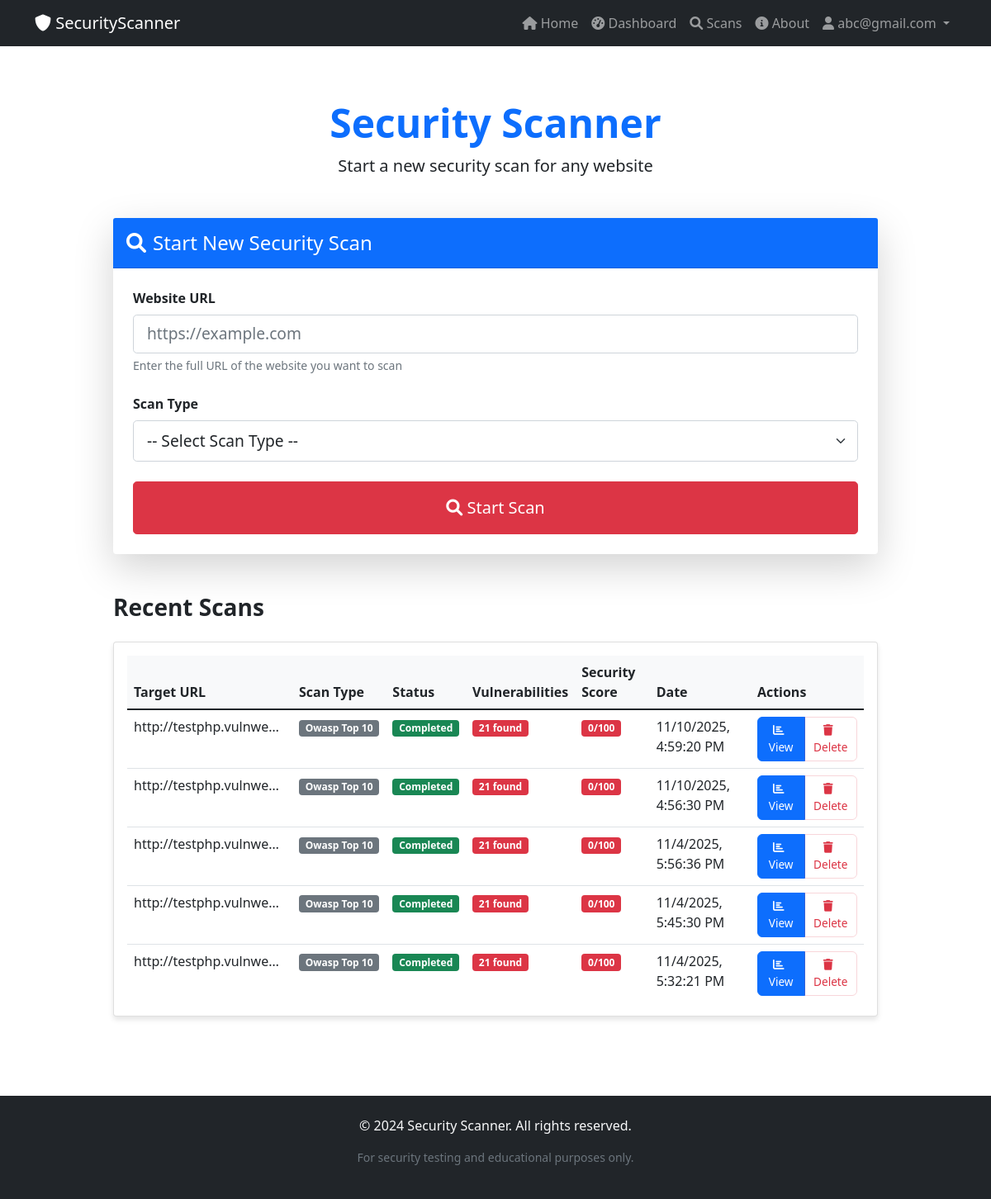
Screenshot of /scans (signed in) with the database file from the repository.
### models.py (models this page shows, shortened)
class User(UserMixin, db.Model):
    __tablename__ = 'users'
    id = db.Column(db.Integer, primary_key=True)
    email = db.Column(db.String(100), unique=True, nullable=False, index=True)
    password_hash = db.Column(db.String(128), nullable=False)
    created_at = db.Column(db.DateTime, default=datetime.utcnow)
    is_active = db.Column(db.Boolean, default=True)
    scans = db.relationship('Scan', backref='user', lazy='dynamic', cascade='all, delete-orphan')

class Scan(db.Model):
    __tablename__ = 'scans'
    id = db.Column(db.Integer, primary_key=True)
    user_id = db.Column(db.Integer, db.ForeignKey('users.id'), nullable=False)
    target_url = db.Column(db.String(500), nullable=False)
    scan_type = db.Column(db.String(50), nullable=False)
    status = db.Column(db.String(20), default='pending', index=True)
    results = db.Column(db.Text)  # JSON stored as text
    vulnerabilities_count = db.Column(db.Integer, default=0)
    security_score = db.Column(db.Integer, default=100)
    created_at = db.Column(db.DateTime, default=datetime.utcnow, index=True)
    started_at = db.Column(db.DateTime)
    completed_at = db.Column(db.DateTime)
    error_message = db.Column(db.Text)
    vulnerabilities = db.relationship('Vulnerability', backref='scan', lazy='dynamic', cascade='all, delete-orphan')

### app.py (the view)
    @app.route('/scans')
    @login_required
    def scans_page():
        scans = Scan.query.filter(Scan.user_id == current_user.id, Scan.status != 'discarded').order_by(Scan.created_at.desc()).limit(10).all()
        return render_template('scan.html', scans=scans)

### auth.py (called while the page is built)
@login_manager.user_loader
def load_user(user_id):
    return User.query.get(int(user_id))

### templates/scan.html (shortened to what this page needs)
{% extends "base.html" %}
{% block content %}
<div class="container py-5">
    <div class="row">
        <div class="col-lg-10 mx-auto">
            <div class="text-center mb-5">
                <h1 class="display-5 fw-bold text-primary">Security Scanner</h1>
                <p class="lead">Start a new security scan for any website</p>
            </div>
            <div class="card shadow-lg border-0 mb-4">
                <div class="card-header bg-primary text-white py-3">
                    <h4 class="mb-0"><i class="fas fa-search me-2"></i>Start New Security Scan</h4>
                </div>
                <div class="card-body p-4">
                    <form id="scanForm" method="POST" action="{{ url_for('start_scan') }}">
                        <div class="mb-4">
                            <label for="target_url" class="form-label fw-bold">Website URL</label>
                            <input type="url" class="form-control form-control-lg"
                                   id="target_url" name="target_url"
                                   placeholder="https://example.com" required>
                            <div class="form-text">Enter the full URL of the website you want to scan</div>
                        </div>
                        <div class="mb-4">
                            <label for="scan_type" class="form-label fw-bold">Scan Type</label>
                            <select class="form-select form-select-lg" id="scan_type" name="scan_type" required>
                                <option value="">-- Select Scan Type --</option>
                            </select>
                        </div>
                        <div class="d-grid">
                            <button type="submit" class="btn btn-danger btn-lg py-3" id="scanButton">
                            </button>
                        </div>
                    </form>
                </div>
            </div>
            {% if scans %}
            <div class="mt-5">
                <h3 class="fw-bold mb-4">Recent Scans</h3>
                <div class="card">
                    <div class="card-body">
                        <div class="table-responsive" style="max-height: 420px; overflow:auto;">
                            <table class="table" id="recentScansTable">
                                <thead style="position: sticky; top: 0; background: #fff; z-index: 2;">
                                    <tr>
                                        <th>Target URL</th>
                                        <th>Scan Type</th>
                                        <th>Status</th>
                                        <th>Vulnerabilities</th>
                                        <th>Security Score</th>
                                        <th>Date</th>
                                        <th>Actions</th>
                                    </tr>
                                </thead>
                                <tbody>
                                    {% for scan in scans %}
                                    <tr data-scan-id="{{ scan.id }}" data-created-at="{{ (scan.created_at.replace(microsecond=0).isoformat() + 'Z') }}">
                                        <td class="text-truncate" style="max-width: 200px;">
                                            {{ scan.target_url }}
                                        </td>
                                        <td>
                                            <span class="badge bg-secondary">{{ scan.scan_type.replace('_', ' ').title() }}</span>
                                        </td>
                                        <td>
                                            {% if scan.status == 'completed' %}
                                                <span class="badge bg-success">Completed</span>
                                            {% elif scan.status == 'running' %}
                                                <span class="badge bg-warning">Running</span>
                                            {% elif scan.status == 'stopped' %}
                                                <span class="badge bg-secondary">Stopped</span>
                                            {% else %}
                                                <span class="badge bg-danger">Error</span>
                                            {% endif %}
                                        </td>
                                        <td>
                                            {% if scan.status == 'completed' %}
                                                {% if scan.vulnerabilities_count > 0 %}
                                                    <span class="badge bg-danger">{{ scan.vulnerabilities_count }} found</span>
                                                {% else %}
                                                    <span class="badge bg-success">{{ scan.vulnerabilities_count }} found</span>
                                                {% endif %}
                                            {% elif scan.status == 'running' %}
                                                <span class="badge bg-warning">Scanning...</span>
                                            {% else %}
                                                <span class="badge bg-secondary">N/A</span>
                                            {% endif %}
                                        </td>
                                        <td>
                                            {% if scan.status == 'completed' %}
                                                <span class="badge bg-{{ 'danger' if scan.security_score < 50 else 'warning' if scan.security_score < 80 else 'success' }}">
                                                    {{ scan.security_score }}/100
                                                </span>
                                            {% else %}
                                                <span class="badge bg-secondary">N/A</span>
                                            {% endif %}
                                        </td>
                                        <td class="scan-created" data-timestamp="{{ scan.created_at.isoformat() }}Z">{{ scan.created_at.strftime('%Y-%m-%d %H:%M') }}</td>
                                        <td>
                                            <div class="action-btns btn-group" role="group" aria-label="Scan actions">
                                                {% if scan.status == 'completed' %}
                                                <a href="{{ url_for('results', scan_id=scan.id) }}" class="btn btn-sm btn-primary" title="View scan results">
                                                    <i class="fas fa-chart-bar"></i>
                                                    <span class="d-none d-md-inline"> View</span>
                                                </a>
                                                {% endif %}
                                                <button onclick="deleteScan('{{ scan.id }}')" class="btn btn-sm btn-outline-danger" title="Delete scan">
                                                    <i class="fas fa-trash"></i>
                                                    <span class="d-none d-md-inline"> Delete</span>
                                                </button>
                                            </div>
                                        </td>
                                    </tr>
                                    {% endfor %}
                                </tbody>
                            </table>
                        </div>
                    </div>
                </div>
            </div>
            {% endif %}
        </div>
    </div>
</div>
{% endblock %}

### templates/base.html (shortened to what this page needs)
<!DOCTYPE html>
<html lang="en">
<head>
    <link href="https://cdn.jsdelivr.net/npm/bootstrap@5.1.3/dist/css/bootstrap.min.css" rel="stylesheet">
    <link href="https://cdnjs.cloudflare.com/ajax/libs/font-awesome/6.0.0/css/all.min.css" rel="stylesheet">
    <link href="{{ url_for('static', filename='css/style.css') }}" rel="stylesheet">
</head>
<body>
    <nav class="navbar navbar-expand-lg navbar-dark bg-dark">
        <div class="container">
            <a class="navbar-brand" href="{{ url_for('index') }}">
                <i class="fas fa-shield-alt"></i>
                SecurityScanner
            </a>
            <div class="collapse navbar-collapse" id="navbarNav">
                <ul class="navbar-nav ms-auto">
                    <li class="nav-item">
                        <a class="nav-link" href="{{ url_for('index') }}">
                            <i class="fas fa-home"></i> Home
                        </a>
                    </li>
                    {% if current_user.is_authenticated %}
                    <li class="nav-item">
                        <a class="nav-link" href="{{ url_for('dashboard') }}">
                            <i class="fas fa-tachometer-alt"></i> Dashboard
                        </a>
                    </li>
                    <li class="nav-item">
                        <a class="nav-link" href="{{ url_for('scans_page') }}">
                            <i class="fas fa-search"></i> Scans
                        </a>
                    </li>
                    {% endif %}
                    <li class="nav-item">
                        <a class="nav-link" href="{{ url_for('about') }}">
                            <i class="fas fa-info-circle"></i> About
                        </a>
                    </li>
                    {% if current_user.is_authenticated %}
                    <li class="nav-item dropdown">
                        <a class="nav-link dropdown-toggle" href="#" id="navbarDropdown" role="button" data-bs-toggle="dropdown">
                            <i class="fas fa-user"></i> {{ current_user.email }}
                        </a>
                    </li>
                    {% endif %}
                </ul>
            </div>
        </div>
    </nav>
    <main>
        {% block content %}{% endblock %}
    </main>
    <footer class="bg-dark text-light mt-5 py-4">
        <div class="container text-center">
            <p>&copy; 2024 Security Scanner. All rights reserved.</p>
            <p class="small text-muted">For security testing and educational purposes only.</p>
        </div>
    </footer>
</body>
</html>

### static/css/style.css (style rules this page uses)
.card { box-shadow: 0 4px 6px rgba(0, 0, 0, 0.1); transition: box-shadow 0.3s ease; }
.table th { background-color: #f8f9fa; border-top: none; font-weight: 600; }
.action-btns .btn { border-radius: 6px; padding: 0.35rem 0.6rem; font-size: 0.85rem; }
.action-btns .btn i { margin-right: 6px; }
.action-btns .btn-outline-danger { border-color: rgba(220,53,69,0.2); color: #dc3545; background: transparent; }
.form-select-lg { padding-top: .6rem; padding-bottom: .6rem; padding-left: 1rem; font-size: 1.2rem; -radius: .3rem; }
.form-control-lg { min-height: calc(1.5em + 1rem + 2px); padding: .5rem 1rem; font-size: 1.2rem; border-radius: .3rem; }

### rows the page displays
User: email "abc@gmail.com"
Scan: target_url "http://testphp.vulnwe…", scan_type.replace "Owasp Top 10", status "Completed", vulnerabilities_count "21", security_score "0"
Scan: target_url "http://testphp.vulnwe…", scan_type.replace "Owasp Top 10", status "Completed", vulnerabilities_count "21", security_score "0"
Scan: target_url "http://testphp.vulnwe…", scan_type.replace "Owasp Top 10", status "Completed", vulnerabilities_count "21", security_score "0"
Scan: target_url "http://testphp.vulnwe…", scan_type.replace "Owasp Top 10", status "Completed", vulnerabilities_count "21", security_score "0"
Scan: target_url "http://testphp.vulnwe…", scan_type.replace "Owasp Top 10", status "Completed", vulnerabilities_count "21", security_score "0"
